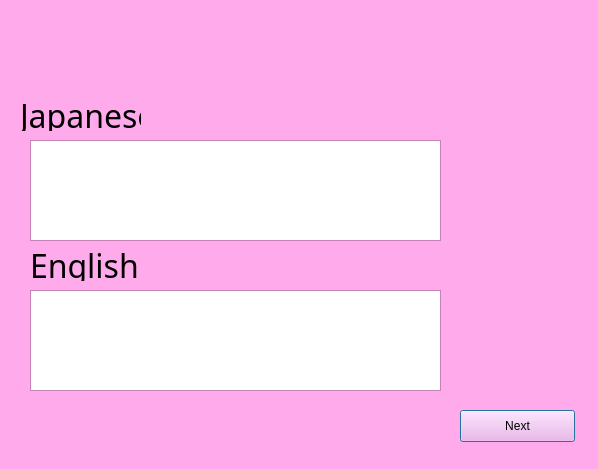
<?xml version="1.0" encoding="UTF-8"?>
<ui version="4.0">
 <class>chpt3Dialog</class>
 <widget class="QDialog" name="chpt3Dialog">
  <property name="geometry">
   <rect>
    <x>0</x>
    <y>0</y>
    <width>598</width>
    <height>469</height>
   </rect>
  </property>
  <property name="palette">
   <palette>
    <active>
     <colorrole role="WindowText">
      <brush brushstyle="SolidPattern">
       <color alpha="255">
        <red>0</red>
        <green>0</green>
        <blue>0</blue>
       </color>
      </brush>
     </colorrole>
     <colorrole role="Button">
      <brush brushstyle="SolidPattern">
       <color alpha="255">
        <red>255</red>
        <green>171</green>
        <blue>235</blue>
       </color>
      </brush>
     </colorrole>
     <colorrole role="Light">
      <brush brushstyle="SolidPattern">
       <color alpha="255">
        <red>255</red>
        <green>255</green>
        <blue>255</blue>
       </color>
      </brush>
     </colorrole>
     <colorrole role="Midlight">
      <brush brushstyle="SolidPattern">
       <color alpha="255">
        <red>255</red>
        <green>213</green>
        <blue>245</blue>
       </color>
      </brush>
     </colorrole>
     <colorrole role="Dark">
      <brush brushstyle="SolidPattern">
       <color alpha="255">
        <red>127</red>
        <green>85</green>
        <blue>117</blue>
       </color>
      </brush>
     </colorrole>
     <colorrole role="Mid">
      <brush brushstyle="SolidPattern">
       <color alpha="255">
        <red>170</red>
        <green>114</green>
        <blue>157</blue>
       </color>
      </brush>
     </colorrole>
     <colorrole role="Text">
      <brush brushstyle="SolidPattern">
       <color alpha="255">
        <red>0</red>
        <green>0</green>
        <blue>0</blue>
       </color>
      </brush>
     </colorrole>
     <colorrole role="BrightText">
      <brush brushstyle="SolidPattern">
       <color alpha="255">
        <red>255</red>
        <green>255</green>
        <blue>255</blue>
       </color>
      </brush>
     </colorrole>
     <colorrole role="ButtonText">
      <brush brushstyle="SolidPattern">
       <color alpha="255">
        <red>0</red>
        <green>0</green>
        <blue>0</blue>
       </color>
      </brush>
     </colorrole>
     <colorrole role="Base">
      <brush brushstyle="SolidPattern">
       <color alpha="255">
        <red>255</red>
        <green>255</green>
        <blue>255</blue>
       </color>
      </brush>
     </colorrole>
     <colorrole role="Window">
      <brush brushstyle="SolidPattern">
       <color alpha="255">
        <red>255</red>
        <green>171</green>
        <blue>235</blue>
       </color>
      </brush>
     </colorrole>
     <colorrole role="Shadow">
      <brush brushstyle="SolidPattern">
       <color alpha="255">
        <red>0</red>
        <green>0</green>
        <blue>0</blue>
       </color>
      </brush>
     </colorrole>
     <colorrole role="AlternateBase">
      <brush brushstyle="SolidPattern">
       <color alpha="255">
        <red>255</red>
        <green>213</green>
        <blue>245</blue>
       </color>
      </brush>
     </colorrole>
     <colorrole role="ToolTipBase">
      <brush brushstyle="SolidPattern">
       <color alpha="255">
        <red>255</red>
        <green>255</green>
        <blue>220</blue>
       </color>
      </brush>
     </colorrole>
     <colorrole role="ToolTipText">
      <brush brushstyle="SolidPattern">
       <color alpha="255">
        <red>0</red>
        <green>0</green>
        <blue>0</blue>
       </color>
      </brush>
     </colorrole>
    </active>
    <inactive>
     <colorrole role="WindowText">
      <brush brushstyle="SolidPattern">
       <color alpha="255">
        <red>0</red>
        <green>0</green>
        <blue>0</blue>
       </color>
      </brush>
     </colorrole>
     <colorrole role="Button">
      <brush brushstyle="SolidPattern">
       <color alpha="255">
        <red>255</red>
        <green>171</green>
        <blue>235</blue>
       </color>
      </brush>
     </colorrole>
     <colorrole role="Light">
      <brush brushstyle="SolidPattern">
       <color alpha="255">
        <red>255</red>
        <green>255</green>
        <blue>255</blue>
       </color>
      </brush>
     </colorrole>
     <colorrole role="Midlight">
      <brush brushstyle="SolidPattern">
       <color alpha="255">
        <red>255</red>
        <green>213</green>
        <blue>245</blue>
       </color>
      </brush>
     </colorrole>
     <colorrole role="Dark">
      <brush brushstyle="SolidPattern">
       <color alpha="255">
        <red>127</red>
        <green>85</green>
        <blue>117</blue>
       </color>
      </brush>
     </colorrole>
     <colorrole role="Mid">
      <brush brushstyle="SolidPattern">
       <color alpha="255">
        <red>170</red>
        <green>114</green>
        <blue>157</blue>
       </color>
      </brush>
     </colorrole>
     <colorrole role="Text">
      <brush brushstyle="SolidPattern">
       <color alpha="255">
        <red>0</red>
        <green>0</green>
        <blue>0</blue>
       </color>
      </brush>
     </colorrole>
     <colorrole role="BrightText">
      <brush brushstyle="SolidPattern">
       <color alpha="255">
        <red>255</red>
        <green>255</green>
        <blue>255</blue>
       </color>
      </brush>
     </colorrole>
     <colorrole role="ButtonText">
      <brush brushstyle="SolidPattern">
       <color alpha="255">
        <red>0</red>
        <green>0</green>
        <blue>0</blue>
       </color>
      </brush>
     </colorrole>
     <colorrole role="Base">
      <brush brushstyle="SolidPattern">
       <color alpha="255">
        <red>255</red>
        <green>255</green>
        <blue>255</blue>
       </color>
      </brush>
     </colorrole>
     <colorrole role="Window">
      <brush brushstyle="SolidPattern">
       <color alpha="255">
        <red>255</red>
        <green>171</green>
        <blue>235</blue>
       </color>
      </brush>
     </colorrole>
     <colorrole role="Shadow">
      <brush brushstyle="SolidPattern">
       <color alpha="255">
        <red>0</red>
        <green>0</green>
        <blue>0</blue>
       </color>
      </brush>
     </colorrole>
     <colorrole role="AlternateBase">
      <brush brushstyle="SolidPattern">
       <color alpha="255">
        <red>255</red>
        <green>213</green>
        <blue>245</blue>
       </color>
      </brush>
     </colorrole>
     <colorrole role="ToolTipBase">
      <brush brushstyle="SolidPattern">
       <color alpha="255">
        <red>255</red>
        <green>255</green>
        <blue>220</blue>
       </color>
      </brush>
     </colorrole>
     <colorrole role="ToolTipText">
      <brush brushstyle="SolidPattern">
       <color alpha="255">
        <red>0</red>
        <green>0</green>
        <blue>0</blue>
       </color>
      </brush>
     </colorrole>
    </inactive>
    <disabled>
     <colorrole role="WindowText">
      <brush brushstyle="SolidPattern">
       <color alpha="255">
        <red>127</red>
        <green>85</green>
        <blue>117</blue>
       </color>
      </brush>
     </colorrole>
     <colorrole role="Button">
      <brush brushstyle="SolidPattern">
       <color alpha="255">
        <red>255</red>
        <green>171</green>
        <blue>235</blue>
       </color>
      </brush>
     </colorrole>
     <colorrole role="Light">
      <brush brushstyle="SolidPattern">
       <color alpha="255">
        <red>255</red>
        <green>255</green>
        <blue>255</blue>
       </color>
      </brush>
     </colorrole>
     <colorrole role="Midlight">
      <brush brushstyle="SolidPattern">
       <color alpha="255">
        <red>255</red>
        <green>213</green>
        <blue>245</blue>
       </color>
      </brush>
     </colorrole>
     <colorrole role="Dark">
      <brush brushstyle="SolidPattern">
       <color alpha="255">
        <red>127</red>
        <green>85</green>
        <blue>117</blue>
       </color>
      </brush>
     </colorrole>
     <colorrole role="Mid">
      <brush brushstyle="SolidPattern">
       <color alpha="255">
        <red>170</red>
        <green>114</green>
        <blue>157</blue>
       </color>
      </brush>
     </colorrole>
     <colorrole role="Text">
      <brush brushstyle="SolidPattern">
       <color alpha="255">
        <red>127</red>
        <green>85</green>
        <blue>117</blue>
       </color>
      </brush>
     </colorrole>
     <colorrole role="BrightText">
      <brush brushstyle="SolidPattern">
       <color alpha="255">
        <red>255</red>
        <green>255</green>
        <blue>255</blue>
       </color>
      </brush>
     </colorrole>
     <colorrole role="ButtonText">
      <brush brushstyle="SolidPattern">
       <color alpha="255">
        <red>127</red>
        <green>85</green>
        <blue>117</blue>
       </color>
      </brush>
     </colorrole>
     <colorrole role="Base">
      <brush brushstyle="SolidPattern">
       <color alpha="255">
        <red>255</red>
        <green>171</green>
        <blue>235</blue>
       </color>
      </brush>
     </colorrole>
     <colorrole role="Window">
      <brush brushstyle="SolidPattern">
       <color alpha="255">
        <red>255</red>
        <green>171</green>
        <blue>235</blue>
       </color>
      </brush>
     </colorrole>
     <colorrole role="Shadow">
      <brush brushstyle="SolidPattern">
       <color alpha="255">
        <red>0</red>
        <green>0</green>
        <blue>0</blue>
       </color>
      </brush>
     </colorrole>
     <colorrole role="AlternateBase">
      <brush brushstyle="SolidPattern">
       <color alpha="255">
        <red>255</red>
        <green>171</green>
        <blue>235</blue>
       </color>
      </brush>
     </colorrole>
     <colorrole role="ToolTipBase">
      <brush brushstyle="SolidPattern">
       <color alpha="255">
        <red>255</red>
        <green>255</green>
        <blue>220</blue>
       </color>
      </brush>
     </colorrole>
     <colorrole role="ToolTipText">
      <brush brushstyle="SolidPattern">
       <color alpha="255">
        <red>0</red>
        <green>0</green>
        <blue>0</blue>
       </color>
      </brush>
     </colorrole>
    </disabled>
   </palette>
  </property>
  <property name="windowTitle">
   <string>Dialog</string>
  </property>
  <widget class="QTextBrowser" name="English3">
   <property name="geometry">
    <rect>
     <x>30</x>
     <y>290</y>
     <width>411</width>
     <height>101</height>
    </rect>
   </property>
  </widget>
  <widget class="QTextBrowser" name="Japanese3">
   <property name="geometry">
    <rect>
     <x>30</x>
     <y>140</y>
     <width>411</width>
     <height>101</height>
    </rect>
   </property>
  </widget>
  <widget class="QPushButton" name="Next">
   <property name="geometry">
    <rect>
     <x>460</x>
     <y>410</y>
     <width>115</width>
     <height>32</height>
    </rect>
   </property>
   <property name="text">
    <string>Next</string>
   </property>
  </widget>
  <widget class="QLabel" name="label">
   <property name="geometry">
    <rect>
     <x>20</x>
     <y>100</y>
     <width>121</width>
     <height>31</height>
    </rect>
   </property>
   <property name="font">
    <font>
     <family>Century Gothic</family>
     <pointsize>24</pointsize>
    </font>
   </property>
   <property name="text">
    <string>Japanese</string>
   </property>
  </widget>
  <widget class="QLabel" name="label_2">
   <property name="geometry">
    <rect>
     <x>30</x>
     <y>250</y>
     <width>121</width>
     <height>31</height>
    </rect>
   </property>
   <property name="font">
    <font>
     <family>Century Gothic</family>
     <pointsize>24</pointsize>
    </font>
   </property>
   <property name="text">
    <string>English</string>
   </property>
  </widget>
  <widget class="QLabel" name="label_3">
   <property name="geometry">
    <rect>
     <x>450</x>
     <y>20</y>
     <width>131</width>
     <height>61</height>
    </rect>
   </property>
   <property name="text">
    <string/>
   </property>
   <property name="pixmap">
    <pixmap resource="BabelResources.qrc">:/JapaneseText/japan.png</pixmap>
   </property>
   <property name="scaledContents">
    <bool>true</bool>
   </property>
  </widget>
 </widget>
 <resources>
  <include location="BabelResources.qrc"/>
 </resources>
 <connections/>
</ui>
